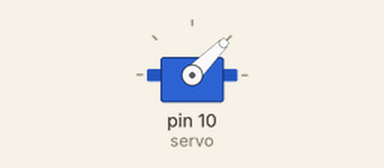
Recording of a sketch running on a simulated Arduino Uno, built with avr-gcc and run on an emulated ATmega328P. Parts: servo.

Above: at 0.05 s.
At 6.0 s:
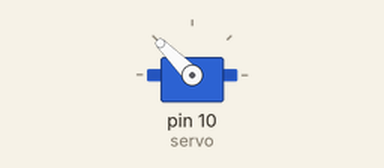
Timing chart, 0 to 7.8 s (numbered marks = the images above):
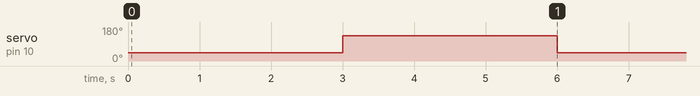

The sketch:

_11._servo.ino
```cpp
#include <Servo.h>
Servo servo;


void setup() {
  // put your setup code here, to run once:
servo.attach(10);
}

void loop() {
  // put your main code here, to run repeatedly:
servo.write(45);
delay(3000);
servo.write(135);
delay(3000);
}
```

Measured:
- by itself, servo on pin 10 (servo): alternates 135° for 3.0 s and 45° for 3.0 s
